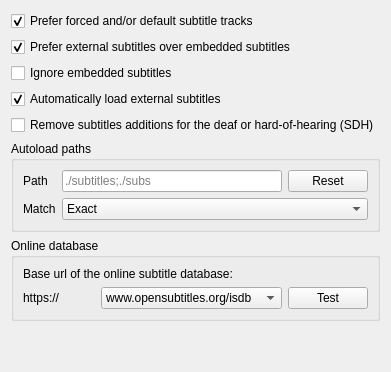
         <widget class="QWidget" name="subsMiscPage">
          <layout class="QVBoxLayout" name="subsMiscPageLayout">
           <item>
            <widget class="QCheckBox" name="subtitlesPreferDefaultForced_v3">
             <property name="text">
              <string>Prefer forced and/or default subtitle tracks</string>
             </property>
             <property name="checked">
              <bool>true</bool>
             </property>
            </widget>
           </item>
           <item>
            <widget class="QCheckBox" name="subtitlesPreferExternal">
             <property name="text">
              <string>Prefer external subtitles over embedded subtitles</string>
             </property>
             <property name="checked">
              <bool>true</bool>
             </property>
            </widget>
           </item>
           <item>
            <widget class="QCheckBox" name="subtitlesIgnoreEmbedded">
             <property name="text">
              <string>Ignore embedded subtitles</string>
             </property>
            </widget>
           </item>
           <item>
            <widget class="QCheckBox" name="subtitlesAutoloadExternal">
             <property name="text">
              <string>Automatically load external subtitles</string>
             </property>
             <property name="checked">
              <bool>true</bool>
             </property>
            </widget>
           </item>
           <item>
            <widget class="QCheckBox" name="subtitlesRemoveSdh">
             <property name="text">
              <string>Remove subtitles additions for the deaf or hard-of-hearing (SDH)</string>
             </property>
            </widget>
           </item>
           <item>
            <widget class="QGroupBox" name="subtitlesAutoloadBox">
             <property name="title">
              <string>Autoload paths</string>
             </property>
             <layout class="QFormLayout" name="subtitlesAutoloadBoxLayout">
              <item row="0" column="0">
               <widget class="QLabel" name="subtitlesAutoloadPathLabel">
                <property name="text">
                 <string>Path</string>
                </property>
               </widget>
              </item>
              <item row="0" column="1">
               <layout class="QHBoxLayout" name="subtitlesAutoloadPathLayout">
                <item>
                 <widget class="QLineEdit" name="subtitlesAutoloadPath">
                  <property name="placeholderText">
                   <string notr="true">./subtitles;./subs</string>
                  </property>
                 </widget>
                </item>
                <item>
                 <widget class="QPushButton" name="subtitlesAutoloadReset">
                  <property name="text">
                   <string>Reset</string>
                  </property>
                 </widget>
                </item>
               </layout>
              </item>
              <item row="1" column="0">
               <widget class="QLabel" name="subtitlesAutoloadMatchLabel">
                <property name="text">
                 <string>Match</string>
                </property>
               </widget>
              </item>
              <item row="1" column="1">
               <widget class="QComboBox" name="subtitlesAutoloadMatch">
                <property name="sizePolicy">
                 <sizepolicy hsizetype="MinimumExpanding" vsizetype="Fixed">
                  <horstretch>0</horstretch>
                  <verstretch>0</verstretch>
                 </sizepolicy>
                </property>
                <item>
                 <property name="text">
                  <string>Exact</string>
                 </property>
                </item>
                <item>
                 <property name="text">
                  <string>Fuzzy</string>
                 </property>
                </item>
                <item>
                 <property name="text">
                  <string>All</string>
                 </property>
                </item>
               </widget>
              </item>
             </layout>
            </widget>
           </item>
           <item>
            <widget class="QGroupBox" name="subtitlesDatabaseBox">
             <property name="title">
              <string>Online database</string>
             </property>
             <layout class="QGridLayout" name="subtitlesDatabaseBoxLayout" columnstretch="0,0,0">
              <item row="1" column="0">
               <widget class="QLabel" name="subtitlesDatabaseTextLabel">
                <property name="text">
                 <string>https://</string>
                </property>
               </widget>
              </item>
              <item row="1" column="2">
               <widget class="QPushButton" name="subtitlesDatabaseTest">
                <property name="text">
                 <string>Test</string>
                </property>
               </widget>
              </item>
              <item row="1" column="1">
               <widget class="QComboBox" name="subtitlesDatabaseLocation">
                <item>
                 <property name="text">
                  <string notr="true">www.opensubtitles.org/isdb</string>
                 </property>
                </item>
               </widget>
              </item>
              <item row="0" column="0" colspan="3">
               <widget class="QLabel" name="subtitlesDatabaseLocationLabel">
                <property name="text">
                 <string>Base url of the online subtitle database:</string>
                </property>
               </widget>
              </item>
             </layout>
            </widget>
           </item>
           <item>
            <spacer name="subsMiscPageSpacer">
             <property name="orientation">
              <enum>Qt::Orientation::Vertical</enum>
             </property>
             <property name="sizeHint" stdset="0">
              <size>
               <width>20</width>
               <height>40</height>
              </size>
             </property>
            </spacer>
           </item>
          </layout>
         </widget>
